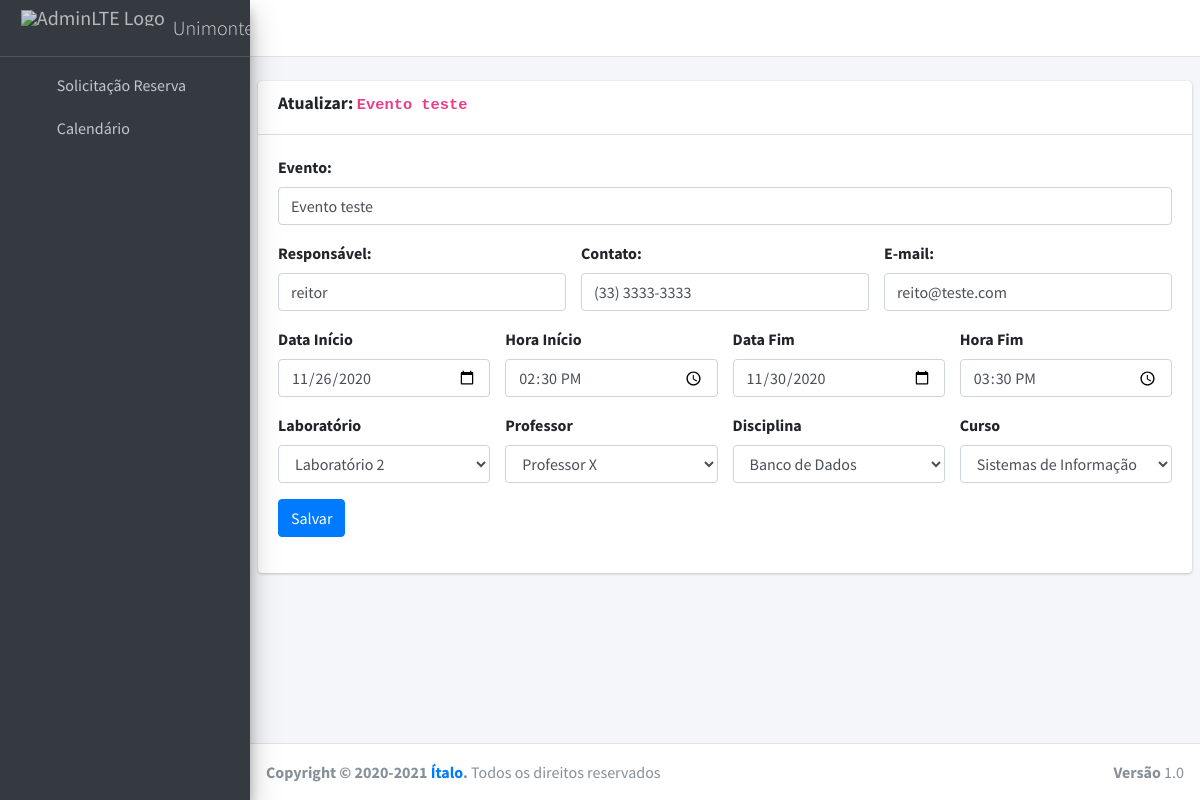
Page /panel/reserva/updade/2 on the committed database.
### core/models.py (models this page shows)
class Reserva(models.Model):
    evento = models.CharField(max_length=100)
    responsavel = models.CharField(max_length=100)
    contato = models.CharField(max_length=15)
    email = models.EmailField()
    start_day = models.DateField()
    end_day = models.DateField()
    start_time = models.TimeField()
    end_time = models.TimeField()
    laboratorio_id = models.ForeignKey(Laboratorio, on_delete=models.SET_NULL, null=True, blank=True)
    curso_id = models.ForeignKey(Curso, on_delete=models.SET_NULL, null=True, blank=True)
    disciplina_id = models.ForeignKey(Disciplina, on_delete=models.SET_NULL, null=True, blank=True)
    professor_id = models.ForeignKey(Professor, on_delete=models.SET_NULL, null=True, blank=True)

### core/views.py (the view, shortened to what this page needs)
# urls.py: path('panel/reserva/updade/<int:pk>', UpdateReservaView.as_view(), name='reserva-update'),
class UpdateReservaView(UpdateView):
    model = Reserva
    template_name = 'panel/reserva/update.html'
    fields = '__all__'
    success_url = reverse_lazy('reserva-create')

### core/models.py (called while the page is built)
    def __str__(self):
        return self.name

    def __str__(self):
        return self.name

    def __str__(self):
        return self.name

    def __str__(self):
        return self.name

### core/templates/panel/reserva/update.html (shortened to what this page needs)
{% extends 'layouts/base.html' %}
{% load static %}
{% block head %}
<link rel="stylesheet" href="{% static 'plugins/datatables-bs4/css/dataTables.bootstrap4.min.css' %}">
<link rel="stylesheet" href="{% static 'plugins/datatables-responsive/css/responsive.bootstrap4.min.css' %}">
{% endblock %}
{% block layouts %}
    {% include 'layouts/navbar.html' %}
    {% include 'layouts/sidebar.html' %}
{% endblock %}
{% block content %}
{% load widget_tweaks %}
 <div class="content-wrapper">
    <br>
    <section class="content">
      <div class="card">
        <div class="card-header">
          <h3 class="card-title"><label>Atualizar: <code>{{ reserva.evento }}</code></label></h3>
        </div>
        <div class="card-body">
            <form method="POST" autocomplete="off" id="form-reserva">
                <div class="row">
                    <div class="col-sm-12">
                        <div class="form-group">
                            <label>Evento:</label>
                            {% render_field form.evento class+="form-control" %}
                        </div>
                    </div>
                </div>
                <div class="row">
                  <div class="col-sm-4">
                      <div class="form-group">
                          <label>Responsável:</label>
                          {% render_field form.responsavel class+="form-control" %}
                      </div>
                  </div>
                  <div class="col-sm-4">
                      <div class="form-group">
                          <label>Contato:</label>
                          {% render_field form.contato class+="form-control" %}
                      </div>
                  </div>
                  <div class="col-sm-4">
                      <div class="form-group">
                          <label>E-mail:</label>
                          {% render_field form.email class+="form-control" %}
                      </div>
                  </div>
                </div>
                <div class="row">
                  <div class="col-sm-3">
                      <div class="form-group">
                          <label>Data Início</label>
                          {% render_field form.start_day type="date" class+="form-control" %}
                      </div>
                  </div>
                  <div class="col-sm-3">
                    <div class="form-group">
                        <label>Hora Início</label>
                        {% render_field form.start_time type="time" class+="form-control" %}
                    </div>
                  </div>
                  <div class="col-sm-3">
                    <div class="form-group">
                        <label>Data Fim</label>
                        {% render_field form.end_day type="date" class+="form-control" %}
                    </div>
                  </div>
                  <div class="col-sm-3">
                    <div class="form-group">
                        <label>Hora Fim</label>
                        {% render_field form.end_time type="time" class+="form-control" %}
                    </div>
                  </div>
                </div>
                <div class="row">
                  <div class="col-sm-3">
                      <div class="form-group">
                          <label>Laboratório</label>
                          {% render_field form.laboratorio_id class+="form-control" %}
                      </div>
                  </div>
                  <div class="col-sm-3">
                    <div class="form-group">
                        <label>Professor</label>
                        {% render_field form.professor_id class+="form-control" %}
                    </div>
                </div>
                <div class="col-sm-3">
                  <div class="form-group">
                      <label>Disciplina</label>
                      {% render_field form.disciplina_id class+="form-control" %}
                  </div>
                </div>
                <div class="col-sm-3">
                  <div class="form-group">
                      <label>Curso</label>
                      {% render_field form.curso_id class+="form-control" %}
                  </div>
                </div>
                </div>
                <div class="row">
                  <div class="col-sm-12">
                      <div class="form-group">
                        <button type="submit" class="btn btn-primary">Salvar</button>
                      </div>
                  </div>
              </div>
              </form>
        </div>
      </div>
    </section>
  </div>
{% endblock %}
{% block footer %}
    {% include 'layouts/footer.html' %}
{% endblock %}

### rows in the picture
Reserva: evento "Evento teste", responsavel "reitor", contato "(33) 3333-3333", email "reito@teste.com", start_day "11/26/2020", start_time "14:30:00", end_day "11/30/2020", end_time "15:30:00", laboratorio_id "Laboratório 2", professor_id "Professor X", disciplina_id "Banco de Dados", curso_id "Sistemas de Informação"
